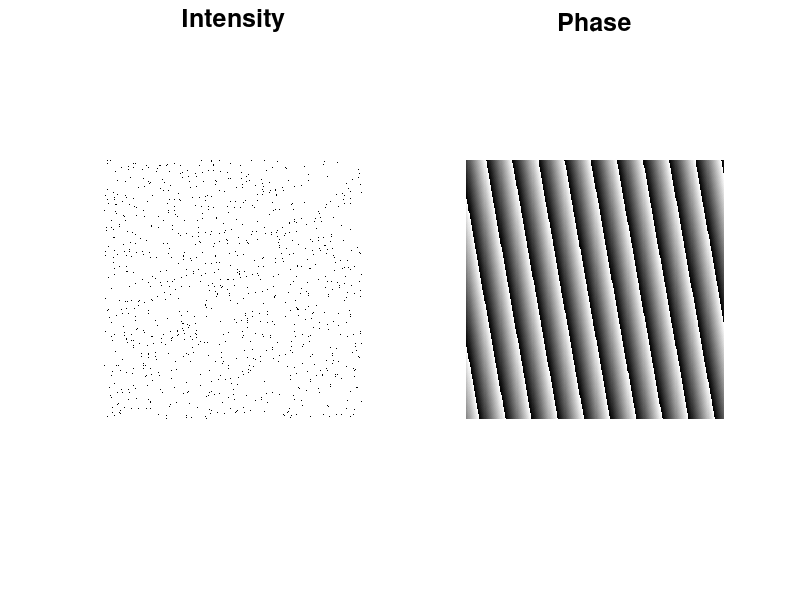

Source code (MATLAB):
function genPlanewave()
    lambda  = 1e-6;                       % The wavelength          [m]
    theta   = 10;                           % The angle z axis        [rad]
    alfa    = 0;                       % The phase constant      [ ]
    y       = linspace(0, 1e-5, 500);      % y axis for sim          [m]
    z       = linspace(0, 1e-5, 500);      % z axis for sim          [m]
    s       = [sind(theta), cosd(theta)];   % The directional vector
    
    % Call the function that generates a plane wave
    U = planewave(y,z,s,lambda,alfa);
    
    % U_abs = abs(U([y, z]'));
    figure(1); clf;
    
    % Plot the wave
    % figure(1)
    subplot(1, 2, 1);
    imagesc(abs(U).^2)
    title('Intensity','fontsize',18)
    colormap(gray)
    axis equal
    axis xy
    axis off
    
    % figure(2)
    subplot(1, 2, 2);
    imagesc(angle(U))
    title('Phase','fontsize',18)
    colormap(gray)
    axis equal
    axis xy
    axis off
end

function [U] = planewave(y,z,s,lambda,alfa)
    % U = planewave(y,z,s,lambda)
    % This function generates the complex amplitude for a plane wave.
    % Input:
    %   y       - The vector defining the y edge of the calculation grid
    %   z       - The vector defining the z edge of the calculation grid
    %   s       - The direction of porpagation, s = [ydirection,zdirection]
    %   lambda  - The wavelength
    %   alpha   - The phase of the plane wave
    % Output:
    %   U       - The complex amplitude of the plane wave
    
    % Define the calculation grid
    [Z, Y] = meshgrid(z, y);
    Z = Z * s(2);
    Y = Y * s(1);

    % Define the wavenumber
    k = (2 * pi) / lambda;
    
    % Define the complex amplitude
    A_0 = 1;
    U = (A_0 * exp(1i * ((k * [Y + Z]) + alfa)));
end